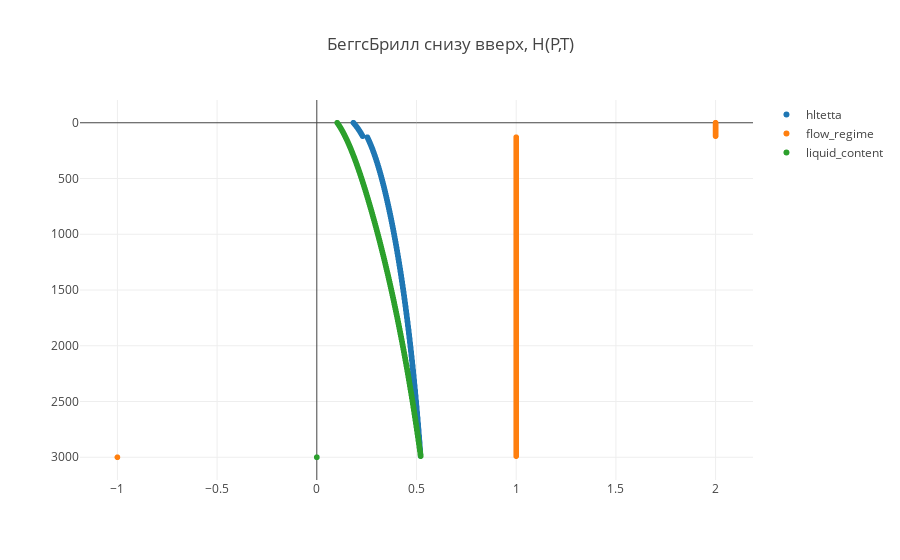

This figure's notebook cell:
### Code cell
trace_hltetta = go.Scattergl(
    x = liquid_content_theta,
    y = h_list,
    name = 'hltetta',
    mode = 'markers'
)

trace_flow_regime = go.Scattergl(
    x = flow_regime,
    y = h_list,
    name = 'flow_regime',
    mode = 'markers'
)
trace_liquid_content = go.Scattergl(
    x = liquid_content,
    y = h_list,
    name = 'liquid_content',
    mode = 'markers'
)




data = [trace_hltetta, trace_flow_regime, trace_liquid_content]

layout = dict(title = 'БеггсБрилл снизу вверх, H(P,T)',  yaxis=dict(autorange='reversed'))

fig = dict(data=data, layout=layout)

iplot(fig, filename='basic-scatter')

### Figure 1 — Plotly figure (JSON) as saved in the notebook; plotly's stock layout.template omitted (floating-point values rounded to 4 significant figures; data arrays with more than 128 entries replaced by an {"elided": "..."} marker saying what was removed)
{"data": [{"mode": "markers", "name": "hltetta", "type": "scattergl", "uid": "968f73c8-fc8f-4d87-82f1-11c3cc351a84", "x": {"elided": "301 float values"}, "y": {"elided": "301 int values"}}, {"mode": "markers", "name": "flow_regime", "type": "scattergl", "uid": "b87c1914-d295-4a22-a64b-002a76e679a6", "x": {"elided": "301 int values"}, "y": {"elided": "301 int values"}}, {"mode": "markers", "name": "liquid_content", "type": "scattergl", "uid": "5916d1b6-e38c-4f32-8da5-683672faa181", "x": {"elided": "301 float values"}, "y": {"elided": "301 int values"}}], "layout": {"title": {"text": "БеггсБрилл снизу вверх, H(P,T)"}, "yaxis": {"autorange": "reversed"}}}
